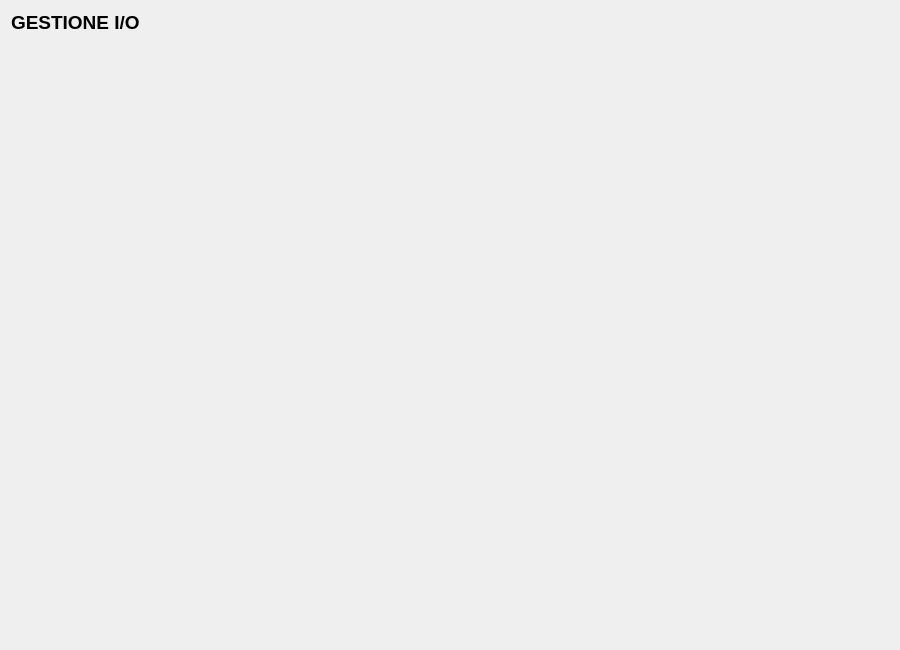
<?xml version="1.0" encoding="UTF-8"?>
<ui version="4.0">
    <class>IOPage</class>
    <widget class="QWidget" name="IOPage">
        <property name="geometry">
            <rect>
                <x>0</x>
                <y>0</y>
                <width>900</width>
                <height>650</height>
            </rect>
        </property>
        <layout class="QGridLayout" name="gridLayout">
            <item row="0" column="0">
                <widget class="QLabel" name="labelGestioneIO">
                    <property name="text">
                        <string>GESTIONE I/O</string>
                    </property>
                    <property name="alignment">
                        <set>Qt::AlignLeft|Qt::AlignTop</set>
                    </property>
                    <property name="styleSheet">
                        <string>font-weight: bold; font-size: 14pt;</string>
                    </property>
                </widget>
            </item>
            <item row="1" column="0">
                <layout class="QHBoxLayout" name="layoutContainerHBox">
                    <!-- qui vanno inseriti a runtime i container -->
                </layout>
            </item>
            <item row="1" column="1" rowspan="2">
                <spacer name="horizontalSpacer">
                    <property name="orientation">
                        <enum>Qt::Horizontal</enum>
                    </property>
                    <property name="sizeHint" stdset="0">
                        <size>
                            <width>40</width>
                            <height>20</height>
                        </size>
                    </property>
                </spacer>
            </item>
        </layout>
    </widget>
    <resources/>
    <connections/>
</ui>
